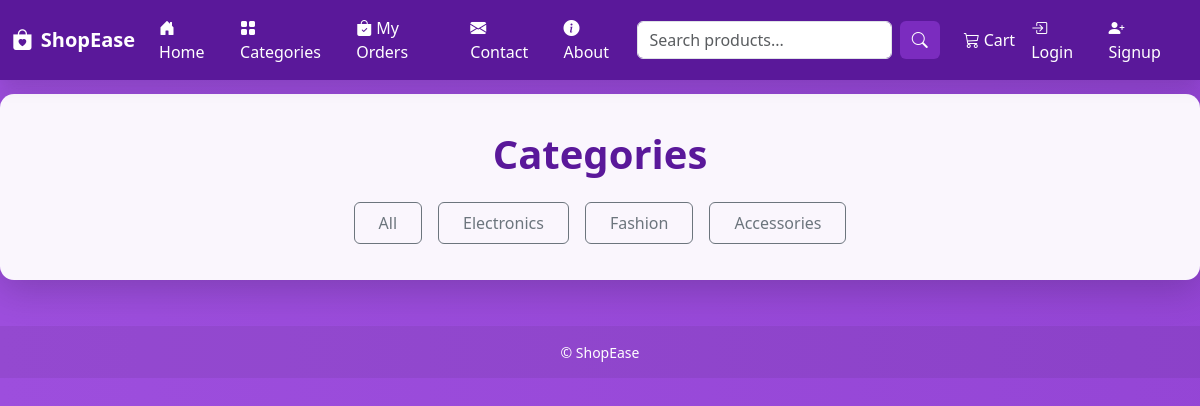
The page /categories/ on the database as committed earlier.
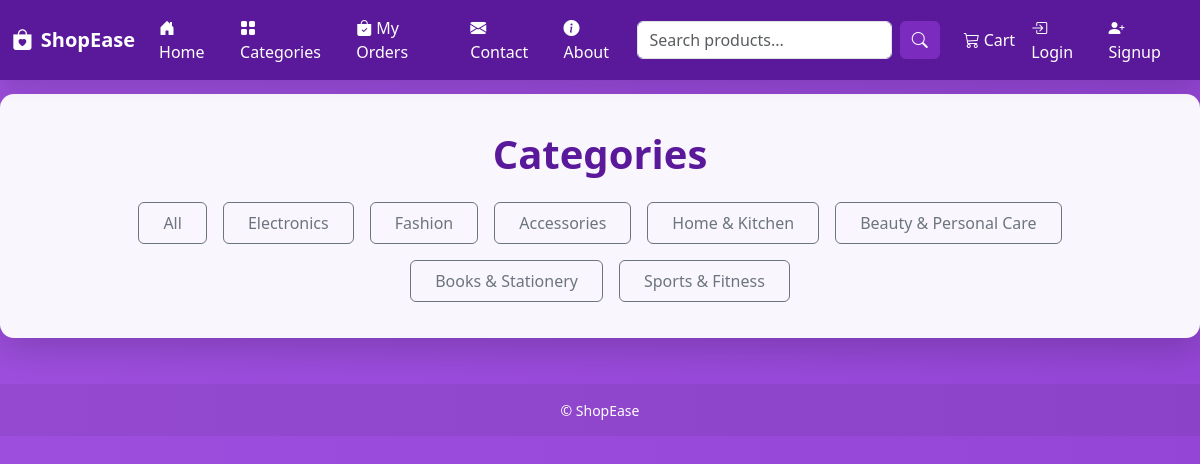
The same page on the database as committed later.
### store/models.py (models this page shows, shortened)
class Category(models.Model):
    name = models.CharField(max_length=100)

### store/views.py (the view)
# urls.py: path('categories/', views.category_list, name='categories'),
def category_list(request):
    categories = Category.objects.all()
    return render(request, 'store/categories.html', {'categories': categories})

### store/context_processors.py (called while the page is built)
def categories_processor(request):
    return {'categories': Category.objects.all()}

### templates/store/categories.html (shortened to what this page needs)
{% extends "base.html" %}
{% block content %}
<div class="text-center mb-4">
  <h1 class="fw-bold" style="color: var(--purple-3);">Categories</h1>
</div>
<div class="d-flex flex-wrap justify-content-center gap-3">
  <a href="{% url 'store:product_list' %}" class="btn btn-outline-secondary px-4 py-2">
    All
  </a>
  {% for category in categories %}
    <a href="{% url 'store:products_by_category' category.id %}" class="btn btn-outline-secondary px-4 py-2">
      {{ category.name }}
    </a>
  {% empty %}
    <p class="text-muted">No categories available.</p>
  {% endfor %}
</div>
{% endblock %}

Rows that differ between the two databases and show on the page:
added Category: name "Home & Kitchen"
added Category: name "Beauty & Personal Care"
added Category: name "Books & Stationery"
added Category: name "Sports & Fitness"
